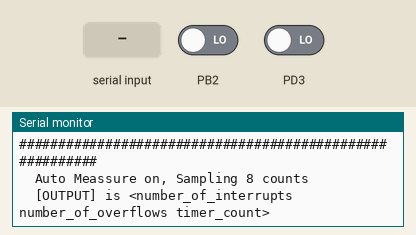
This program was run on a simulated ATmega32, built with avr-gcc and emulated at 16 MHz (the files do not name the chip). On the bench: the last lines printed to the serial monitor. The inputs (shaded band) are chosen by the test bench; at power-on: PB2 LOW, PD3 LOW.

Above: at 1.2 s.
1.3 s: PB2 driven HIGH
At 2.1 s:
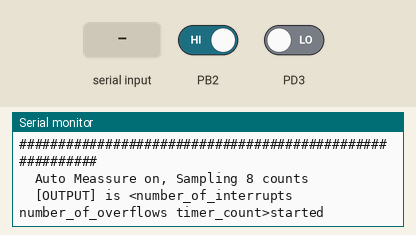
2.8 s: "help\n" received over Serial
At 3.2 s:
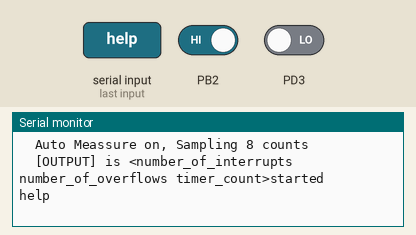
4.3 s: byte 13 ('\r') received over Serial
At 5.5 s:
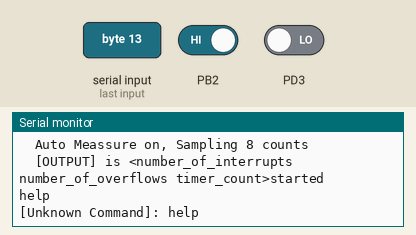
5.8 s: "start\n" received over Serial
At 6.7 s:
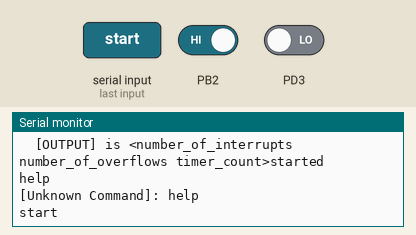
7.3 s: "stop\n" received over Serial
At 7.8 s:
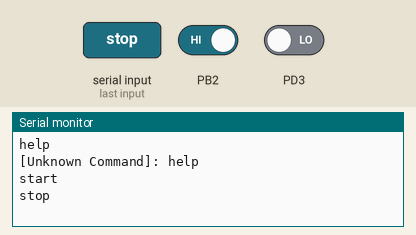
8.8 s: PB2 driven LOW
At 10.2 s:
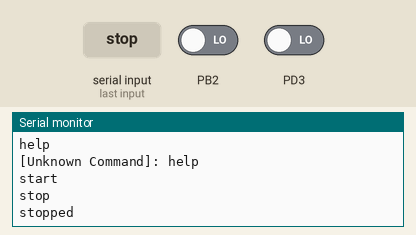

The program:

main.c
```c
#include <avr/io.h>
#include <stdio.h>
#include <stdint.h>
#include <avr/interrupt.h>
#ifndef F_CPU
#warning "F_CPU war noch nicht definiert, wird nun nachgeholt mit 16000000"
#define F_CPU 16000000UL  // Systemtakt in Hz - Definition als unsigned long beachten
#endif
#include <util/delay.h>
#define BAUD 115200UL
#define UBRR_VAL ((F_CPU+BAUD*8)/(BAUD*16)-1)   // clever runden
#define BAUD_REAL (F_CPU/(16*(UBRR_VAL+1)))     // Reale Baudrate
#define BAUD_ERROR ((BAUD_REAL*1000)/BAUD) // Fehler in Promille, 1000 = kein Fehler.
// #if ((BAUD_ERROR<990) || (BAUD_ERROR>1010))
//   #error Systematischer Fehler der Baudrate grösser 1% und damit zu hoch!
// #endif

/* Variable Declaration */
volatile int cmd_recieved, int1, int2, send, started, num_samples= 0;
volatile unsigned int error_counter, saved_timer, counted_interrupts, interrupts = 0;
volatile unsigned long overflows, saved_overflows=0;
volatile char cmd [10];
volatile char buffer [30];

void USART_Init( void )
{
  /* Set baud rate */
  UBRRH = (unsigned char)(UBRR_VAL>>8);
  UBRRL = (unsigned char)UBRR_VAL;
  /* Enable receiver and transmitter, Enable the USART Recieve Complete interrupt (USART_RXC) */
  UCSRB = (1<<RXEN)|(1<<TXEN)|(1 << RXCIE);
  UCSRC |= (1<<URSEL)|(1 << UCSZ1)|(1 << UCSZ0); // Asynchron 8N1
}

// bei neueren AVRs andere Bezeichnung fuer die Statusregister, hier ATmega16:
int uart_putc(unsigned char c)
{
    while (!(UCSRA & (1<<UDRE)))  /* warten bis Senden moeglich */
	;
    UDR = c;                      /* sende Zeichen */
    return 0;
}


/* puts ist unabhaengig vom Controllertyp */
void uart_puts (char *s)
{
    while (*s)
    {   /* so lange *s != '\0' also ungleich dem "String-Endezeichen" */
        uart_putc(*s);
        s++;
    }
}

void init_Interrupts( void )
{
 	DDRD &= ~((1<<DDD3) | (1<<DDD2)); // Set PORTD Pins 2 and 3 as input (external interupt pins)
 	DDRB &= ~(1<<DDB2); // Set PORTD Pins 2 and 3 as input (external interupt pins)
// 	PORTD |= (1<<PORTD3) | (1<<PORTD2); // activate internal pullups
// 	interrupt on change on INT0 and INT1
	MCUCR = (0<<ISC01) |(1<<ISC00) | (0<<ISC11) | (1<<ISC10);
	//interrupt INT2 on rising edge
	MCUCSR |= (1<<ISC2);
	// turn on interrupts!
	GIMSK  |= (1<<INT0)|(1<<INT1)|(1<<INT2);
}

inline void toggle_Int2( void )
{
	GIMSK &= ~(1<<INT2); //disable INT2 see datasheet for info why
	MCUCSR ^= (1<<ISC2); // toggle
	GIFR |= (1<<INTF2); //clear
	GIMSK |= (1<<INT2);  //enable INT2
}

inline void count_interrupt( void )
{
	interrupts++;     //count//
	if (interrupts >= num_samples) {
		saved_timer = TCNT1; //timer auslesen
		saved_overflows = overflows; // overflows auslesen
		counted_interrupts = interrupts;
		TCNT1= 0;
		overflows = 0; //reset
		interrupts = 0;
		send = 1;
	}
}

ISR(INT0_vect)
{
	count_interrupt();
}

ISR(INT1_vect)
{
	count_interrupt();
}

ISR(INT2_vect)
{
	if (started){
		GIMSK  &= ~(1<<INT0)|(1<<INT1); //stop meassuring
		stop_Timer();
		TCNT1 = 0;
		overflows = 0;
		started = 0;
		send = 0;
		uart_puts("stopped\n");
	} else {
		TCNT1 = 0;
		overflows = 0;
		started = 1;
		uart_puts("started\n");
		TCCR1B |= (1<<CS10); // start timer
		GIMSK  |= (1<<INT0)|(1<<INT1); //start meassuring
	}
	toggle_Int2();
}

ISR(TIMER1_OVF_vect)
{
	overflows++;
}

ISR(USART_RXC_vect)
{
	char ReceivedByte;
	ReceivedByte = UDR;
	if (ReceivedByte == '\r'){
		cmd_recieved = 1;
	} else {
	UDR = ReceivedByte;
        int len = strlen(cmd);
        cmd[len] = ReceivedByte;
        cmd[len+1] = '\0';
	}
}

inline void start_Timer( void )
{
	TIMSK |= (1 << TOIE1); // enable Interrupt on Overlow
	TCCR1A &= ~((1 << COM1A1)|(1<<COM1B1)|(1 << COM1A0)|(1<<COM1B0)); // normal Mode
	TCCR1B |= (1<<CS10); // no prescaler, start timer
}

inline void stop_Timer( void )
{
	TCCR1B &= ~(1<<CS10); // stop timer
}

int main(void)
{
	num_samples = 8;
	USART_Init();
	uart_puts("\n#########################################################");
	uart_puts("\n# Welcome to Low Speed Meassuring using a Mouse Sensor. #");
	uart_puts("\n# one overflow means 65535 timer ticks (16 bit) and we  #");
	uart_puts("\n# have no prescaler so one tick means 1/16Mhz           #");
	uart_puts("\n#                     by Tobi and Paul                  #");
	uart_puts("\n#########################################################");
	uart_puts("\n");
	sprintf(buffer, "\n  Auto Meassure on, Sampling %u counts", num_samples);
	uart_puts(buffer);
	uart_puts("\n  [OUTPUT] is <number_of_interrupts number_of_overflows timer_count>");
	sprintf(cmd, "");
	init_Interrupts();
	GIMSK  &= ~(1<<INT0)|(1<<INT1); //but stop meassuring
	start_Timer();
	sei();
	while(1) {
		if (started) {
			if (send) {
				if (counted_interrupts) {
					sprintf(buffer, "%u %u %u\n", saved_timer, saved_overflows, counted_interrupts);
					uart_puts(buffer);
				}
				send = 0;
			}
		}
		if (cmd_recieved) {
			uart_putc('\r');
			if (strcmp(cmd ,"help")==0){
				uart_puts("\n[Usage] Enter Command:");
				uart_puts("\n                      help - for this Help");
				uart_puts("\n                     start - start a meassurement. While this i send.");
				uart_puts("\n                      stop - stop a meassurement.");
				uart_puts("\n                   auto_on - start/stop auto on (INT2).");
				uart_puts("\n                  auto_off - start/stop auto off (INT2).");
				uart_puts("\n                    errors - Read error counter");
			} else if (strcmp(cmd, "start") == 0){
				started = 1;
				uart_puts("OK\n");
			} else if (strcmp(cmd, "stop") == 0){
				started = 0;
				uart_puts("OK\n");
			} else if (strcmp(cmd, "auto_on") == 0){
				started = 0;
				GIMSK |= (1<<INT2);
				uart_puts("OK\n");
			} else if (strcmp(cmd, "auto_off") == 0){
				GIMSK &= ~(1<<INT2); //disable INT2
				started = 0;
				uart_puts("OK\n");
			} else if (strcmp(cmd, "errors") == 0) {
				sprintf(buffer, "ErrorCount: %i\n", error_counter);
				uart_puts(buffer);
			} else if (strcmp(cmd, "?") == 0) {
				sprintf(buffer, "Timer was %u ", TCNT1);
				uart_puts(buffer);
			}else {
				uart_puts("[Unknown Command]: ");
				uart_puts(cmd);
			}
			sprintf(cmd, "");
			cmd_recieved = 0;
			uart_putc('\r');
		}
	}
}
```

Measured:
- after the input at 1.3 s, the serial monitor: prints a new line at once (image 1)
- after the input at 2.8 s, the serial monitor: prints a new line at once (image 2)
- after the input at 4.3 s, the serial monitor: prints a new line at once (image 3)
- after the input at 5.8 s, the serial monitor: prints a new line at once (image 4)
- after the input at 7.3 s, the serial monitor: prints a new line at once (image 5)
- after the input at 8.8 s, the serial monitor: prints a new line at once (image 6)
